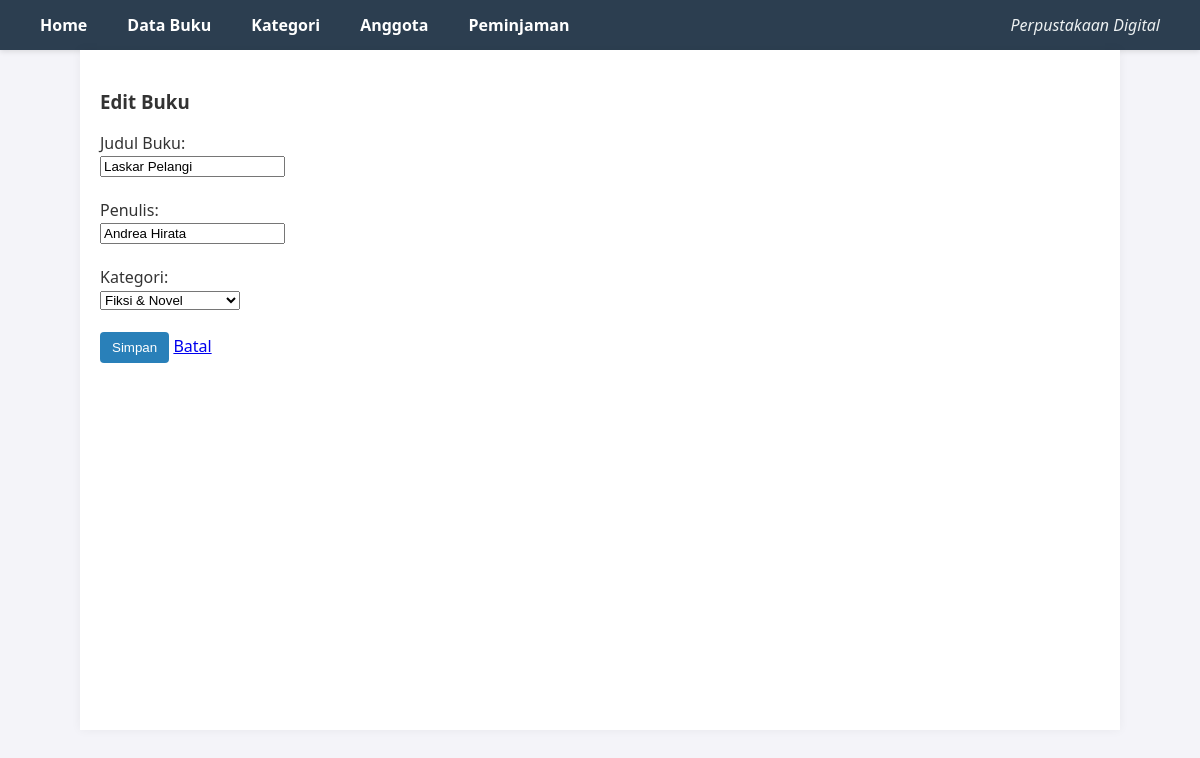
The app's page /db_tp10/index.php?page=book_edit&id=2 with its own data.
### tables this page shows
CREATE TABLE `books` (
  `id` int(11) NOT NULL,
  `title` varchar(200) NOT NULL,
  `author` varchar(100) NOT NULL,
  `category_id` int(11) DEFAULT NULL
);

CREATE TABLE `categories` (
  `id` int(11) NOT NULL,
  `name` varchar(100) NOT NULL
);

### db_tp10/viewmodels/BookViewModel.php (called while the page is built, shortened)
<?php
require_once 'models/Book.php';
require_once 'models/Category.php';
class BookViewModel {
    private $bookModel;
    private $categoryModel;
    public function __construct() {
        $database = new Database();
        $db = $database->getConnection();
        $this->bookModel = new Book($db);
        $this->categoryModel = new Category($db);
    }
    public function showEditForm($id) {
        $this->bookModel->id = $id;
        $this->bookModel->readOne();
        $categories = $this->categoryModel->read()->fetchAll(PDO::FETCH_ASSOC);
        return [
            'categories' => $categories,
            'book' => $this->bookModel
        ];
    }
}
?>

### db_tp10/models/Book.php (called while the page is built, shortened)
<?php
class Book {
    private $conn;
    private $table_name = "books";
    public $id;
    public function __construct($db) {
        $this->conn = $db;
    }
    public function readOne() {
        $query = "SELECT * FROM " . $this->table_name . " WHERE id = ? LIMIT 0,1";
        $stmt = $this->conn->prepare($query);
        $stmt->bindParam(1, $this->id);
        $stmt->execute();
        $row = $stmt->fetch(PDO::FETCH_ASSOC);
        if($row) {
            $this->title = $row['title'];
            $this->author = $row['author'];
            $this->category_id = $row['category_id'];
            return true;
        }
        return false;
    }
}
?>

### db_tp10/models/Category.php (called while the page is built, shortened)
<?php
class Category {
    private $conn;
    private $table_name = "categories";
    public function __construct($db) {
        $this->conn = $db;
    }
    public function read() {
        $query = "SELECT * FROM " . $this->table_name . " ORDER BY id DESC";
        $stmt = $this->conn->prepare($query);
        $stmt->execute();
        return $stmt;
    }
}
?>

### db_tp10/views/book_form.php (the view, shortened to what this page needs)
<!DOCTYPE html>
<html>
<head><title>Form Buku</title></head>
<body>
    <h3><?= isset($data['book']) ? 'Edit Buku' : 'Tambah Buku' ?></h3>
    <?php
        $action_url = isset($data['book']) ? 'index.php?action=book_update' : 'index.php?action=book_store';
    ?>
    <form action="<?= $action_url ?>" method="POST">
        <label>Judul Buku:</label><br>
        <input type="text" name="title" required
               value="<?= isset($data['book']) ? $data['book']->title : '' ?>"><br><br>
        <label>Penulis:</label><br>
        <input type="text" name="author" required
               value="<?= isset($data['book']) ? $data['book']->author : '' ?>"><br><br>
        <label>Kategori:</label><br>
        <select name="category_id" required>
            <?php foreach($data['categories'] as $cat): ?>
                <option value="<?= $cat['id'] ?>"
                    <?php
                        if(isset($data['book']) && $data['book']->category_id == $cat['id']) {
                            echo 'selected';
                        }
                    ?>>
                    <?= $cat['name'] ?>
                </option>
            <?php endforeach; ?>
        </select>
        <br><br>
        <button type="submit">Simpan</button>
        <a href="index.php?page=books">Batal</a>
    </form>
</body>
</html>

### db_tp10/index.php (style rules this page uses)
body { font-family: 'Segoe UI', Tahoma, Geneva, Verdana, sans-serif; margin: 0; padding: 0; background-color: #f4f4f9; color: #333; }
a.btn, button { background-color: #2980b9; color: white; padding: 8px 12px; text-decoration: none; border-radius: 4px; border: none; cursor: pointer; display: inline-block; }

### records on screen
books: title "Laskar Pelangi", author "Andrea Hirata", category_id "Fiksi & Novel"
